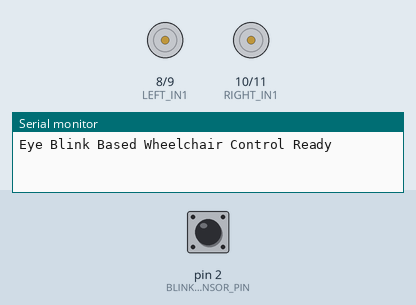
Simulated run of this sketch. Board: Arduino Uno, built with avr-gcc and run on an emulated ATmega328P. Shown: motor-driver pin pairs drawn as motors (green arrow = first pin HIGH = forward, orange = second pin HIGH = backward, longer = more drive), the last lines printed to the serial monitor. The inputs (shaded band) are chosen by the test bench; at power-on: pin 2 (BLINK_SENSOR_PIN) LOW.

Above: at 6.1 s.
6.2 s: pin 2 (BLINK_SENSOR_PIN) pulsed HIGH 2 times (0.12 s each, 0.3 s apart)
At 9.1 s:
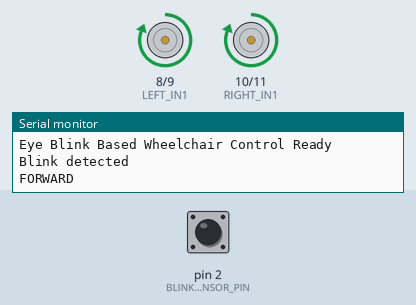
9.6 s: pin 2 (BLINK_SENSOR_PIN) pulsed HIGH 5 times (0.12 s each, 0.3 s apart)
At 13.9 s:
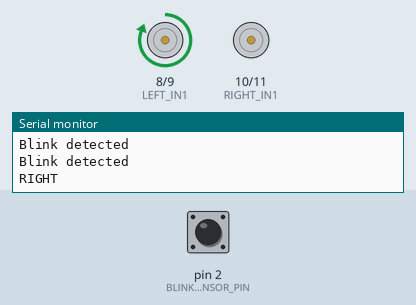
Timing chart, 0 to 15.1 s (numbered marks = the images above; inputs shaded):
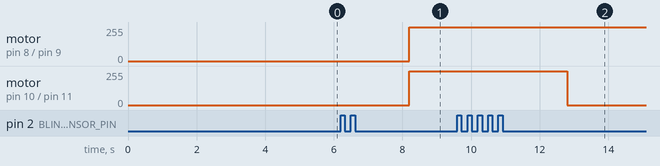

The sketch:

Eye_Blink_Wheelchair_Control.ino
```cpp
#define BLINK_SENSOR_PIN 2
#define LEFT_IN1 8
#define LEFT_IN2 9
#define RIGHT_IN1 10
#define RIGHT_IN2 11

int blinkCount = 0;
unsigned long lastBlinkTime = 0;
const unsigned long commandWindow = 2000;

void stopWheelchair() {
  digitalWrite(LEFT_IN1, LOW);
  digitalWrite(LEFT_IN2, LOW);
  digitalWrite(RIGHT_IN1, LOW);
  digitalWrite(RIGHT_IN2, LOW);
}

void forward() {
  digitalWrite(LEFT_IN1, HIGH);
  digitalWrite(LEFT_IN2, LOW);
  digitalWrite(RIGHT_IN1, HIGH);
  digitalWrite(RIGHT_IN2, LOW);
}

void leftTurn() {
  digitalWrite(LEFT_IN1, LOW);
  digitalWrite(LEFT_IN2, LOW);
  digitalWrite(RIGHT_IN1, HIGH);
  digitalWrite(RIGHT_IN2, LOW);
}

void rightTurn() {
  digitalWrite(LEFT_IN1, HIGH);
  digitalWrite(LEFT_IN2, LOW);
  digitalWrite(RIGHT_IN1, LOW);
  digitalWrite(RIGHT_IN2, LOW);
}

void executeCommand() {
  if (blinkCount == 1) {
    Serial.println("FORWARD");
    forward();
  } else if (blinkCount == 2) {
    Serial.println("LEFT");
    leftTurn();
  } else if (blinkCount == 3) {
    Serial.println("RIGHT");
    rightTurn();
  } else {
    Serial.println("STOP");
    stopWheelchair();
  }
  blinkCount = 0;
}

void setup() {
  Serial.begin(9600);
  pinMode(BLINK_SENSOR_PIN, INPUT);

  pinMode(LEFT_IN1, OUTPUT);
  pinMode(LEFT_IN2, OUTPUT);
  pinMode(RIGHT_IN1, OUTPUT);
  pinMode(RIGHT_IN2, OUTPUT);

  stopWheelchair();
  Serial.println("Eye Blink Based Wheelchair Control Ready");
}

void loop() {
  if (digitalRead(BLINK_SENSOR_PIN) == HIGH &&
      millis() - lastBlinkTime > 300) {

    blinkCount++;
    lastBlinkTime = millis();
    Serial.println("Blink detected");

    // INTENTIONAL ISSUE: debounce delay is too short
    delay(500);
  }

  if (blinkCount > 0 &&
      millis() - lastBlinkTime >= commandWindow) {
    executeCommand();
  }
}
```

Measured:
- after the input at 6.2 s, motor on pin 8 (LEFT_IN1) / pin 9 (LEFT_IN2), motor on pin 10 (RIGHT_IN1) / pin 11 (RIGHT_IN2): stopped → forward 255/255 after 2.0 s
- after the input at 9.6 s, motor on pin 10 (RIGHT_IN1) / pin 11 (RIGHT_IN2): forward 255/255 → stopped after 3.2 s
